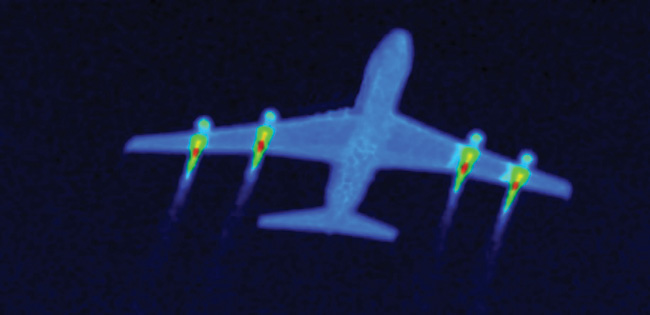
//> input picture work3_2/OpenCV3/121.jpg, 650 x 315 px
$ ./Source   (built with g++ and OpenCV 4)
//> lines starting //> are read from the running program, lines starting //| are printed output that depends on the picture
#include "opencv2/core.hpp"
#include "opencv2/highgui.hpp"
#include "opencv2/imgproc.hpp"
#include "opencv2/imgcodecs.hpp"
#include "vector"
#include "iostream"

using namespace std;
using namespace cv;

class BinnaryParametrs {
public:
	BinnaryParametrs(Mat *bam, int par[6]):
	bam1(bam[0].clone()), bam2(bam[1].clone()), bam3(bam[2].clone()), bam4(bam[3].clone()),
	H_lower{par[0]}, H_upper(par[1]), S_lower(par[2]), S_upper(par[3]), V_lower(par[4]), V_upper(par[5]) {
	}
	BinnaryParametrs() {};
	~BinnaryParametrs() {};

	Mat bam1;
	Mat bam2;
	Mat bam3;
	Mat bam4;
	Mat bam_binnary[4];
	vector<vector<Point>> cnts;
	int H_lower;
	int H_upper;
	int S_lower;
	int S_upper;
	int V_lower;
	int V_upper;
};

void show_targets(BinnaryParametrs &tar, Mat *bam) {
	Mat bm[4];
	for (int i = 0; i < 4; i++) {
		bm[i] = bam[i].clone();
	}
	for (int i = 0; i < 4; i++) {
		findContours(tar.bam_binnary[i], tar.cnts, CV_RETR_EXTERNAL, CV_CHAIN_APPROX_NONE);
		polylines(bm[i], tar.cnts, true, { 255, 0, 0 });
		for (int j = 0; j < tar.cnts.size(); j++) {
			if (tar.cnts[j].size() > 10) {
				Moments mnts = moments(tar.cnts[j]);
				double m00 = mnts.m00;
				double m10 = mnts.m10;
				double m01 = mnts.m01;
				circle(bm[i], { int(m10 / m00), int(m01 / m00) }, 4, { 255, 0, 0 }, -1);
				imshow("Target " + to_string(i), bm[i]);
			}
		}
	}
}

void TrackbarCB(int pos, void* userdata) {
	BinnaryParametrs *tmp = (BinnaryParametrs*)userdata;
	inRange(tmp->bam1, Vec3b(tmp->H_lower, tmp->S_lower, tmp->V_lower), Vec3b(tmp->H_upper, tmp->S_upper, tmp->V_upper), tmp->bam_binnary[0]);
	inRange(tmp->bam2, Vec3b(tmp->H_lower, tmp->S_lower, tmp->V_lower), Vec3b(tmp->H_upper, tmp->S_upper, tmp->V_upper), tmp->bam_binnary[1]);
	inRange(tmp->bam3, Vec3b(tmp->H_lower, tmp->S_lower, tmp->V_lower), Vec3b(tmp->H_upper, tmp->S_upper, tmp->V_upper), tmp->bam_binnary[2]);
	inRange(tmp->bam4, Vec3b(tmp->H_lower, tmp->S_lower, tmp->V_lower), Vec3b(tmp->H_upper, tmp->S_upper, tmp->V_upper), tmp->bam_binnary[3]);
	imshow("Binnary 1", tmp->bam_binnary[0]);
	imshow("Binnary 2", tmp->bam_binnary[1]);
	imshow("Binnary 3", tmp->bam_binnary[2]);
	imshow("Binnary 4", tmp->bam_binnary[3]);
}

int main(int argc, char** argv) {
	namedWindow("Parametrs HSV");
	Mat *bam = new Mat[4];
	bam[0] = imread("121.jpg");
//> bam is the input picture: 315 rows x 650 cols, CV_8UC3; mean B, G, R 55.6, 26.6, 19
	bam[1] = imread("133.jpg");
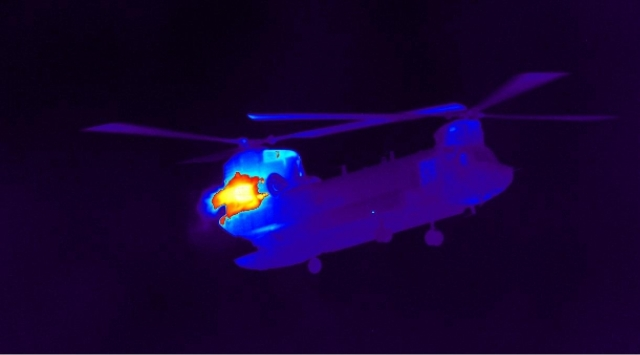
//> input picture work3_2/OpenCV3/133.jpg, 640 x 355 px
	bam[2] = imread("166.jpg");
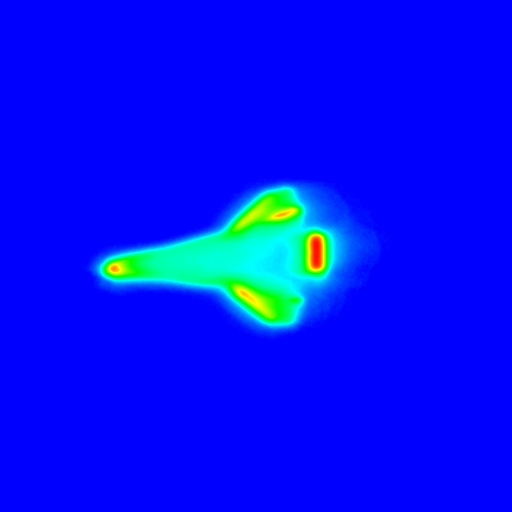
//> input picture work3_2/OpenCV3/166.jpg, 512 x 512 px
	bam[3] = imread("188.png");
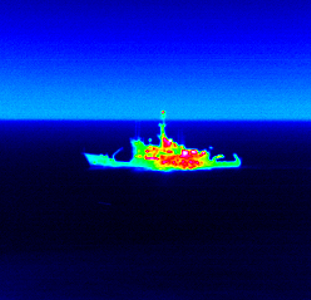
//> input picture work3_2/OpenCV3/188.png, 311 x 300 px

	Mat *bam_hsv = new Mat[4];
	for (int i = 0; i < 4; i++) {
		cvtColor(bam[i], bam_hsv[i], CV_BGR2HSV);
	}
//> bam_hsv: 315 rows x 650 cols, CV_8UC3; mean H, S, V 116.1, 171.2, 56.6

	int a[] = { 0, 179, 0, 255, 0, 255 };
	BinnaryParametrs targets(bam_hsv, a);

	createTrackbar("H_lower", "Parametrs HSV", &targets.H_lower, 179, TrackbarCB, &targets);
	createTrackbar("H_upper", "Parametrs HSV", &targets.H_upper, 179, TrackbarCB, &targets);
	createTrackbar("S_lower", "Parametrs HSV", &targets.S_lower, 255, TrackbarCB, &targets);
	createTrackbar("S_upper", "Parametrs HSV", &targets.S_upper, 255, TrackbarCB, &targets);
	createTrackbar("V_lower", "Parametrs HSV", &targets.V_lower, 255, TrackbarCB, &targets);
	createTrackbar("V_upper", "Parametrs HSV", &targets.V_upper, 255, TrackbarCB, &targets);

	namedWindow("Main window");
	imshow("HSV 1", targets.bam1);
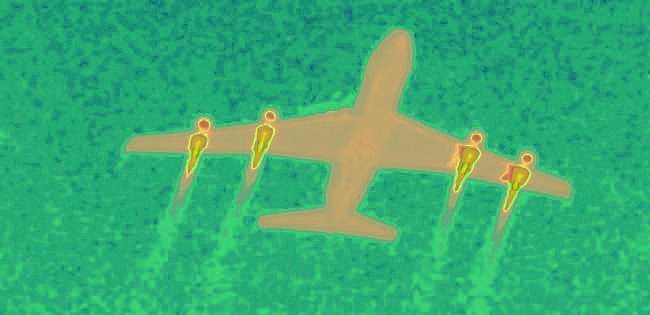
//> window 'HSV 1': 315 rows x 650 cols, CV_8UC3; mean B, G, R 116.1, 171.2, 56.6
	imshow("HSV 2", targets.bam2);
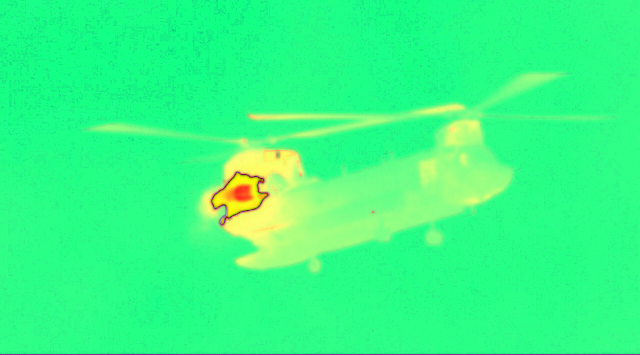
//> window 'HSV 2': 355 rows x 640 cols, CV_8UC3; mean B, G, R 132.8, 251.2, 52.7
	imshow("HSV 3", targets.bam3);
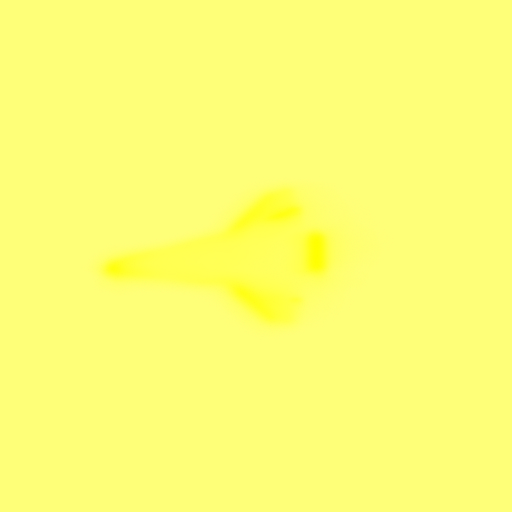
//> window 'HSV 3': 512 rows x 512 cols, CV_8UC3; mean B, G, R 116.8, 255, 254.1
	imshow("HSV 4", targets.bam4);
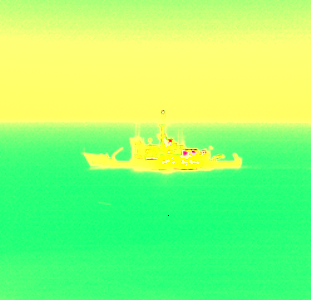
//> window 'HSV 4': 300 rows x 311 cols, CV_8UC3; mean B, G, R 115.6, 254.8, 141.2

	waitKey(0);

	show_targets(targets, bam);
//> after the loop in show_targets, `for (int i = 0; i < 4; i++)`: bm[0]: 315 rows x 650 cols, CV_8UC3; mean H, S, V 57.6, 26.4, 18.9
//> after the loop in show_targets, `for (int i = 0; i < 4; i++)`: bm[1]: 355 rows x 640 cols, CV_8UC3; mean H, S, V 53.3, 3.1, 21.9
//> after the loop in show_targets, `for (int i = 0; i < 4; i++)`: bm[2]: 512 rows x 512 cols, CV_8UC3; mean H, S, V 247.3, 18.1, 1.8
//> after the loop in show_targets, `for (int i = 0; i < 4; i++)`: bm[3]: 300 rows x 311 cols, CV_8UC3; mean H, S, V 138.4, 29.6, 3.2

	waitKey(0);
	return 0;
}
